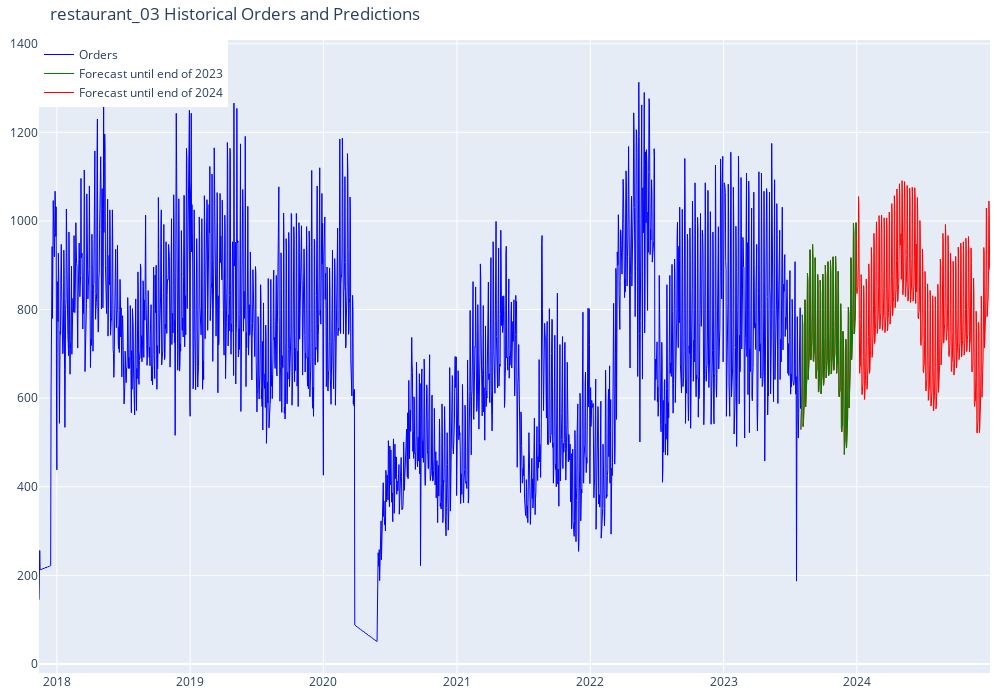

Source (notebook cell):
### Code cell
hd.plot_chart(df, pred2023, pred2024, res_name)

### Figure 1 — Plotly figure (JSON) as saved in the notebook; plotly's stock layout.template omitted (floating-point values rounded to 4 significant figures; data arrays with more than 128 entries replaced by an {"elided": "..."} marker saying what was removed)
{"data": [{"line": {"color": "red", "width": 1}, "name": "Forecast until end of 2024", "type": "scatter", "x": {"elided": "519 str values"}, "y": {"elided": "519 int values"}}, {"line": {"color": "green", "width": 1}, "name": "Forecast until end of 2023", "type": "scatter", "x": {"elided": "153 str values"}, "y": {"elided": "153 int values"}}, {"line": {"color": "blue", "width": 1}, "name": "Orders", "type": "scatter", "x": {"elided": "2087 str values"}, "y": {"elided": "2087 int values"}}], "layout": {"height": 700, "legend": {"orientation": "v", "traceorder": "reversed", "x": 0, "y": 1}, "margin": {"b": 10, "l": 10, "r": 10, "t": 40}, "title": {"text": "restaurant_03 Historical Orders and Predictions"}, "width": 1000}}
